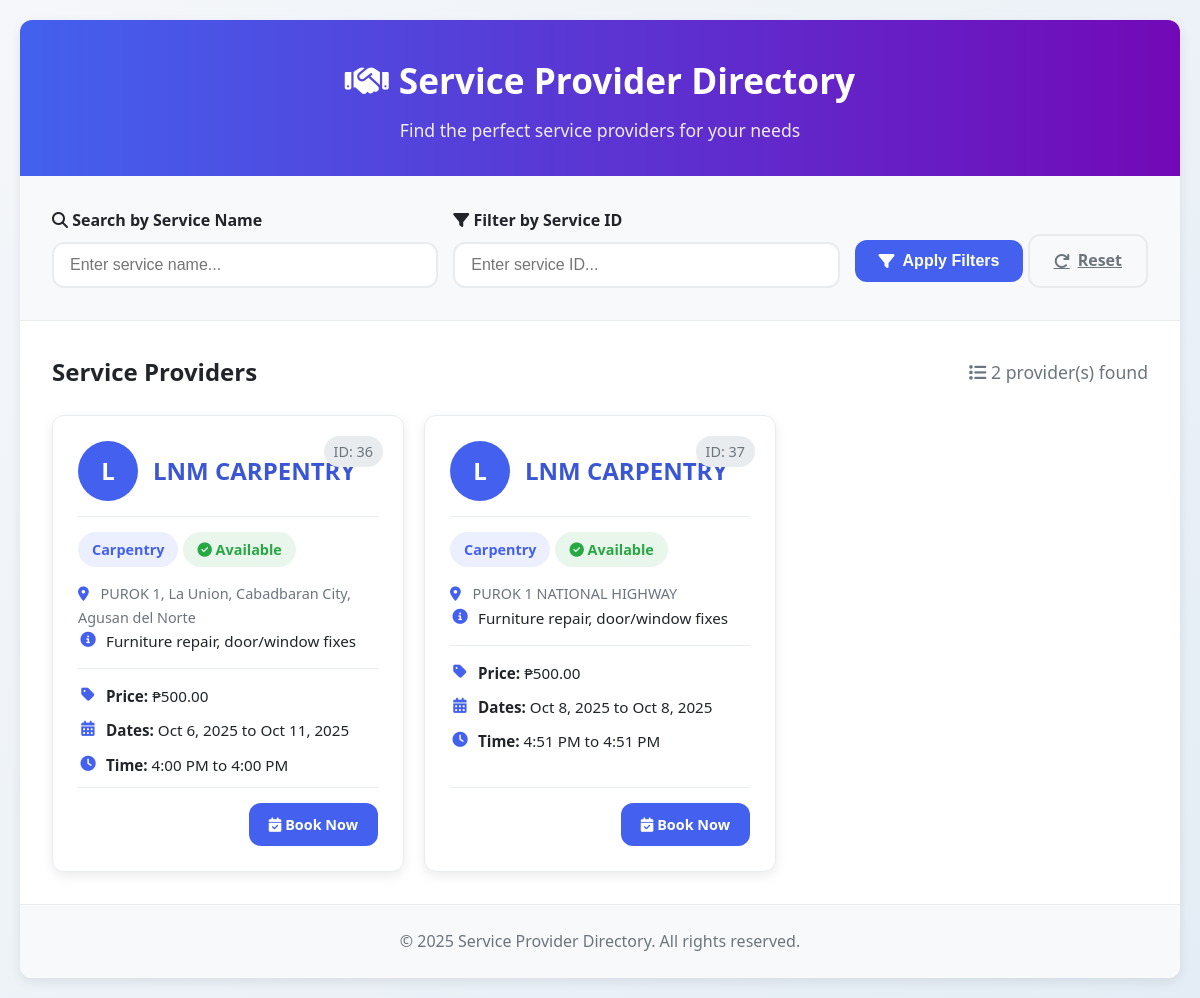
Before: /content/serviceProvider.php with the older database file.
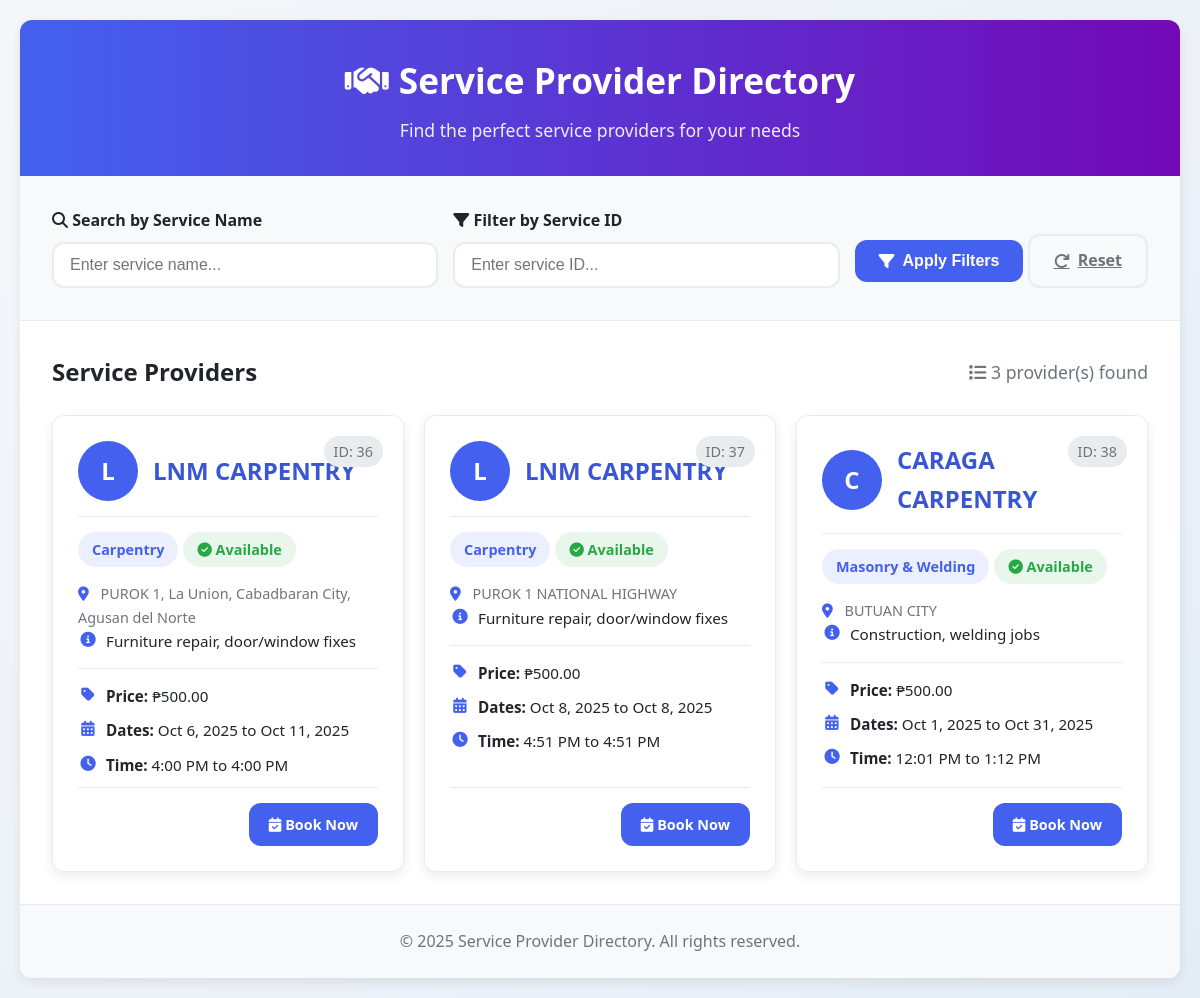
After: the same page with the newer database file.
### tables this page shows
CREATE TABLE `service_providers` (
  `id` int(11) NOT NULL,
  `user_id` int(11) NOT NULL,
  `company_name` varchar(255) NOT NULL,
  `company_address` text NOT NULL,
  `company_email` varchar(255) NOT NULL,
  `contact_number` varchar(50) NOT NULL,
  `service_name` varchar(255) NOT NULL,
  `description` text DEFAULT NULL,
  `registration_date` timestamp NOT NULL DEFAULT current_timestamp(),
  `service_id` int(11) DEFAULT NULL,
  `service_description` text DEFAULT NULL,
  `price` decimal(10,2) NOT NULL,
  `available_date` date NOT NULL DEFAULT '2025-01-01',
  `available_time` time NOT NULL DEFAULT '00:00:00',
  `is_approved` int(11) NOT NULL,
  `available_date_from` date DEFAULT NULL,
  `available_date_to` date DEFAULT NULL,
  `available_time_from` time DEFAULT NULL,
  `available_time_to` time DEFAULT NULL,
  `is_available` tinyint(1) NOT NULL DEFAULT 1
);

### content/serviceProvider.php (the view, shortened to what this page needs)
<!DOCTYPE html>
<html lang="en">
<head>
    <link rel="stylesheet" href="https://cdnjs.cloudflare.com/ajax/libs/font-awesome/6.4.0/css/all.min.css">
</head>
<body>
<div class="container">
    <header>
        <h1><i class="fas fa-handshake"></i> Service Provider Directory</h1>
        <p>Find the perfect service providers for your needs</p>
    </header>
    <section class="filter-section">
        <form action="" method="GET" class="filter-form">
            <div class="form-group">
                <label for="service_name"><i class="fas fa-search"></i> Search by Service Name</label>
                <input type="text" id="service_name" name="service_name" class="form-control" placeholder="Enter service name..." value="<?php echo htmlspecialchars($_GET['service_name'] ?? ''); ?>">
            </div>
            <div class="form-group">
                <label for="service_id"><i class="fas fa-filter"></i> Filter by Service ID</label>
                <input type="text" id="service_id" name="service_id" class="form-control" placeholder="Enter service ID..." value="<?php echo htmlspecialchars($_GET['service_id'] ?? ''); ?>">
            </div>
            <div class="btn-group">
                <button type="submit" class="btn btn-primary"><i class="fas fa-filter"></i> Apply Filters</button>
                <a href="?" class="btn btn-outline"><i class="fas fa-redo"></i> Reset</a>
            </div>
        </form>
    </section>
    <section class="results-section">
        <div class="results-header">
            <h2>Service Providers</h2>
            <div class="results-count">
                <?php
                require '../db.php';
                $sql = "SELECT * FROM service_providers";
                $where_clauses = ["is_approved = 1"];
                $sql .= " WHERE " . implode(" AND ", $where_clauses);
                $stmt = $conn->prepare($sql);
                if ($stmt) {
                    $stmt->execute();
                    $result = $stmt->get_result();
                    $count = $result->num_rows;
                    echo "<span><i class='fas fa-list'></i> " . $count . " provider(s) found</span>";
                } else {
                    echo "<span>Error preparing query.</span>";
                    $result = false;
                }
                ?>
            </div>
        </div>
        <?php
        if ($result && $result->num_rows > 0) {
            echo '<div class="card-container">';
            while($row = $result->fetch_assoc()) {
                $is_available = $row['is_available'] ?? 0;
                echo '<div class="provider-card">';
                echo '<div class="provider-id">ID: ' . htmlspecialchars($row['id']) . '</div>';
                echo '<div class="card-header">';
                echo '<div class="company-avatar">' . substr(htmlspecialchars($row['company_name']), 0, 1) . '</div>';
                echo '<h3 class="company-name">' . htmlspecialchars($row['company_name']) . '</h3>';
                echo '</div>';
                echo '<div class="card-body">';
                echo '<span class="service-badge">' . htmlspecialchars($row['service_name']) . '</span>';
                if ($is_available) {
                    echo '<span class="status-badge available"><i class="fas fa-check-circle"></i> Available</span>';
                } else {
                    echo '<span class="status-badge unavailable"><i class="fas fa-times-circle"></i> Not Available</span>';
                }
                echo '<p class="company-address"><i class="fas fa-map-marker-alt"></i> ' . htmlspecialchars($row['company_address']) . '</p>';
                echo '<div class="service-details">';
                echo '<p><i class="fas fa-info-circle"></i><span>' . htmlspecialchars($row['service_description']) . '</span></p>';
                echo '<hr style="margin: 15px 0; border: 0; border-top: 1px solid var(--light-gray);">';
                echo '<p><i class="fas fa-tag"></i><span><strong>Price:</strong> ₱' . number_format($row['price'], 2) . '</span></p>';
                echo '<p><i class="fas fa-calendar-alt"></i><span><strong>Dates:</strong> ' . date("M j, Y", strtotime($row['available_date_from'])) . ' to ' . date("M j, Y", strtotime($row['available_date_to'])) . '</span></p>';
                echo '<p><i class="fas fa-clock"></i><span><strong>Time:</strong> ' . date("g:i A", strtotime($row['available_time_from'])) . ' to ' . date("g:i A", strtotime($row['available_time_to'])) . '</span></p>';
                echo '</div>';
                echo '</div>';
                echo '<div class="card-footer">';
                if ($is_available) {
                    echo '<a href="book_service.php?provider_id=' . htmlspecialchars($row['id']) . '" class="btn btn-primary btn-book-now">';
                    echo '<i class="fas fa-calendar-check"></i> Book Now';
                    echo '</a>';
                } else {
                    echo '<button class="btn btn-disabled btn-book-now" disabled>';
                    echo '<i class="fas fa-calendar-times"></i> Unavailable';
                    echo '</button>';
                }
                echo '</div>';
                echo '</div>';
            }
            echo '</div>';
        } else {
            echo '<div class="no-results">';
            echo '<i class="fas fa-search"></i>';
            echo '<h3>No service providers found</h3>';
            echo '<p>Try adjusting your search criteria or browse all providers.</p>';
            echo '</div>';
        }
        ?>
    </section>
    <footer>
        <p>&copy; <?php echo date("Y"); ?> Service Provider Directory. All rights reserved.</p>
    </footer>
</div>
</body>
</html>

### content/serviceProvider.php (style rules this page uses)
:root { --primary: #4361ee; --primary-dark: #3a56d4; --secondary: #7209b7; --light: #f8f9fa; --dark: #212529; --success: #28a745; --gray: #6c757d; --light-gray: #e9ecef; --border-radius: 12px; --shadow: 0 4px 12px rgba(0, 0, 0, 0.08); --transition: all 0.3s ease; }
* { margin: 0; padding: 0; box-sizing: border-box; }
body { font-family: 'Segoe UI', Tahoma, Geneva, Verdana, sans-serif; line-height: 1.6; color: var(--dark); background: linear-gradient(135deg, #f5f7fa 0%, #e4edf5 100%); min-height: 100vh; padding: 20px; }
.container { max-width: 1200px; margin: 0 auto; background: white; border-radius: var(--border-radius); box-shadow: var(--shadow); overflow: hidden; }
header { background: linear-gradient(to right, var(--primary), var(--secondary)); color: white; padding: 2rem; text-align: center; }
header h1 { font-size: 2.2rem; margin-bottom: 0.5rem; display: flex; align-items: center; justify-content: center; gap: 10px; }
header p { font-size: 1.1rem; opacity: 0.9; max-width: 600px; margin: 0 auto; }
.filter-section { padding: 2rem; background: var(--light); border-bottom: 1px solid var(--light-gray); }
.filter-form { display: flex; gap: 15px; flex-wrap: wrap; align-items: flex-end; }
.form-group { flex: 1; min-width: 250px; }
.form-group label { display: block; margin-bottom: 8px; font-weight: 600; color: var(--dark); }
.form-control { width: 100%; padding: 12px 16px; border: 2px solid var(--light-gray); border-radius: var(--border-radius); font-size: 1rem; transition: var(--transition); }
.btn { padding: 12px 24px; border: none; border-radius: var(--border-radius); font-size: 1rem; font-weight: 600; cursor: pointer; transition: var(--transition); display: inline-flex; align-items: center; gap: 8px; }
.btn-primary { background: var(--primary); color: white; }
.btn-outline { background: transparent; color: var(--gray); border: 2px solid var(--light-gray); }
.results-section { padding: 2rem; }
.results-header { display: flex; justify-content: space-between; align-items: center; margin-bottom: 1.5rem; }
.results-count { font-size: 1.1rem; color: var(--gray); }
.card-container { display: grid; grid-template-columns: repeat(auto-fill, minmax(320px, 1fr)); gap: 20px; }
.provider-card { background: white; border: 1px solid var(--light-gray); border-radius: var(--border-radius); box-shadow: var(--shadow); padding: 25px; transition: var(--transition); position: relative; display: flex; flex-direction: column; }
.card-header { display: flex; align-items: center; gap: 15px; margin-bottom: 15px; }
.company-avatar { width: 60px; height: 60px; border-radius: 50%; background: var(--primary); display: flex; align-items: center; justify-content: center; color: white; font-weight: bold; font-size: 1.5rem; flex-shrink: 0; }
.company-name { font-size: 1.5rem; font-weight: 700; color: var(--primary-dark); }
.card-body { border-top: 1px solid var(--light-gray); padding-top: 15px; flex-grow: 1; }
.card-body p { margin-bottom: 0; }
.company-address { color: var(--gray); font-size: 0.9rem; margin-bottom: 15px; }
.company-address i { margin-right: 8px; color: var(--primary); }
.service-badge { display: inline-block; padding: 6px 14px; background: rgba(67, 97, 238, 0.1); color: var(--primary); border-radius: 20px; font-size: 0.9rem; font-weight: 600; margin-bottom: 10px; }
.provider-id { position: absolute; top: 20px; right: 20px; font-size: 0.9rem; color: var(--gray); background: var(--light-gray); padding: 4px 10px; border-radius: 20px; }
.status-badge { display: inline-block; padding: 6px 14px; border-radius: 20px; font-size: 0.9rem; font-weight: 600; margin-bottom: 15px; margin-left: 5px; }
.status-badge.available { background: rgba(40, 167, 69, 0.1); color: var(--success); }
.service-details p { display: flex; align-items: flex-start; margin-bottom: 10px; font-size: 0.95rem; }
.service-details i { width: 20px; text-align: center; margin-right: 8px; color: var(--primary); padding-top: 3px; }
.card-footer { border-top: 1px solid var(--light-gray); padding-top: 15px; margin-top: auto; text-align: right; }
.btn-book-now { padding: 10px 20px; font-size: 0.9rem; text-decoration: none; display: inline-block; }
footer { text-align: center; padding: 1.5rem; background: var(--light); color: var(--gray); border-top: 1px solid var(--light-gray); }

Changed rows visible on the page:
added service_providers: id "38", company_name "C", company_name "CARAGA CARPENTRY", service_name "Masonry & Welding", is_available 1 (drawn), company_address "BUTUAN CITY", service_description "Construction, welding jobs", price "500.00", available_date_from "Oct 1, 2025", available_date_to "Oct 31, 2025", available_time_from "12:01 PM", available_time_to "1:12 PM"
Other visible differences:
$count: "2" → "3"
